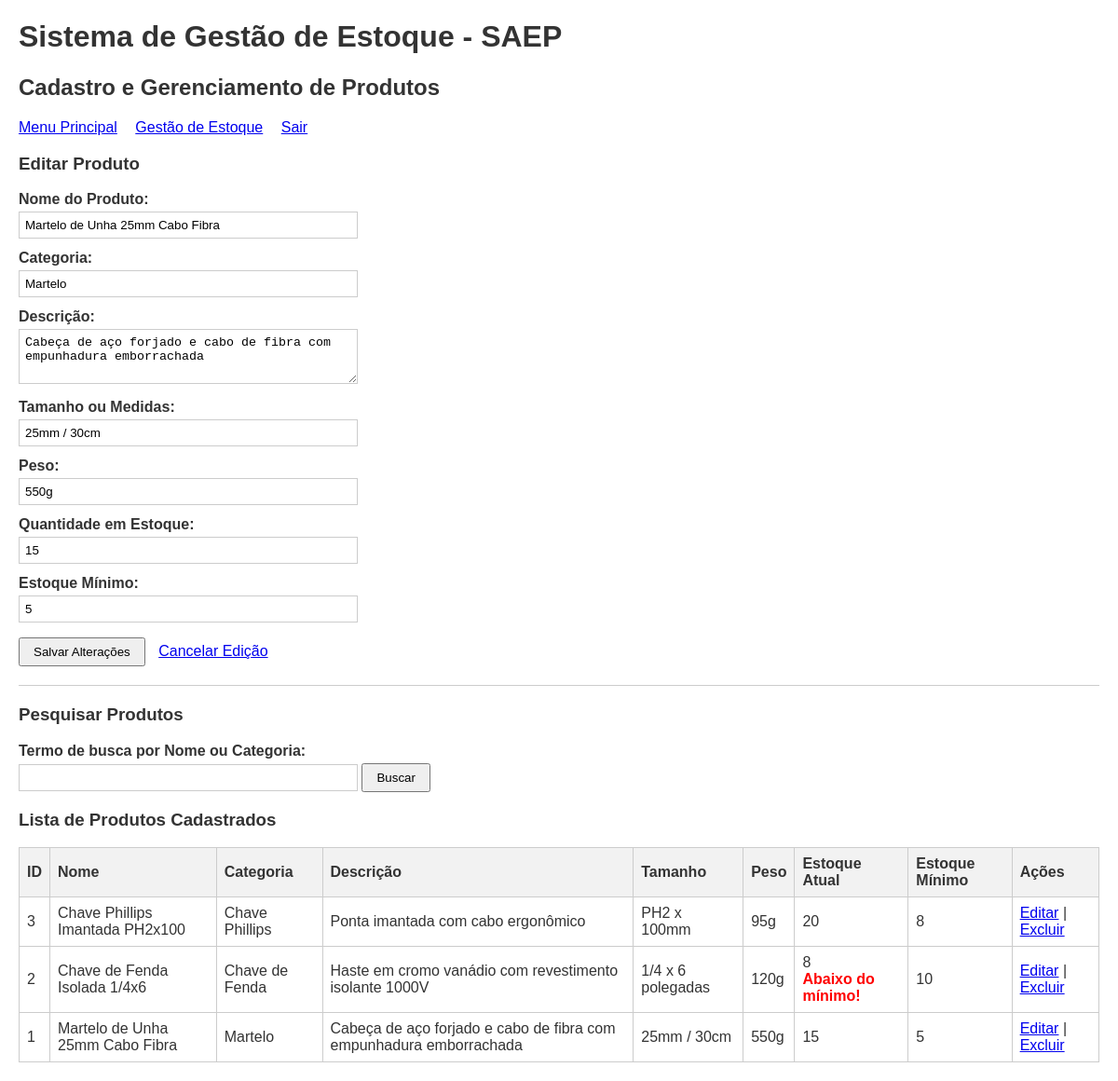
/app/produtos.php?editar_id=1 (signed in), run on the app's committed database.
### tables this page shows
CREATE TABLE produtos (
    id INT AUTO_INCREMENT PRIMARY KEY,
    codigo VARCHAR(50) NOT NULL UNIQUE,
    nome VARCHAR(100) NOT NULL,
    categoria VARCHAR(50) NOT NULL,
    descricao TEXT,
    tamanho VARCHAR(50),
    peso VARCHAR(50),
    quantidade_estoque INT NOT NULL DEFAULT 0,
    estoque_minimo INT NOT NULL DEFAULT 5
);

### app/produtos.php (the view, shortened to what this page needs)
<?php
require_once 'conexao.php';
$produto_edicao = null;
if (isset($_GET['editar_id'])) {
    $id_editar = (int)$_GET['editar_id'];
    $stmt = $pdo->prepare("SELECT * FROM produtos WHERE id = :id LIMIT 1");
    $stmt->execute([':id' => $id_editar]);
    $produto_edicao = $stmt->fetch();
}
$termo_busca = trim($_GET['busca'] ?? '');
if (!empty($termo_busca)) {
    $sql_listagem = "SELECT * FROM produtos WHERE nome LIKE :termo OR categoria LIKE :termo ORDER BY id DESC";
    $stmt_lista = $pdo->prepare($sql_listagem);
    $stmt_lista->execute([':termo' => "%$termo_busca%"]);
} else {
    $sql_listagem = "SELECT * FROM produtos ORDER BY id DESC";
    $stmt_lista = $pdo->query($sql_listagem);
}
$produtos = $stmt_lista->fetchAll();
?>
<!DOCTYPE html>
<html lang="pt-BR">
<head>
    <link rel="stylesheet" href="style.css">
</head>
<body>
<div class="container">
    <h1>Sistema de Gestão de Estoque - SAEP</h1>
    <h2>Cadastro e Gerenciamento de Produtos</h2>
    <div class="nav-links">
        <a href="index.php">Menu Principal</a>
        <a href="estoque.php">Gestão de Estoque</a>
        <a href="logout.php">Sair</a>
    </div>
    <h3><?php echo $produto_edicao ? 'Editar Produto' : 'Cadastrar Novo Produto'; ?></h3>
    <form method="POST" action="produtos.php" onsubmit="return validarFormularioProduto(this);">
        <div class="form-group">
            <label for="nome">Nome do Produto:</label>
            <input type="text" id="nome" name="nome" value="<?php echo htmlspecialchars($produto_edicao['nome'] ?? $_POST['nome'] ?? ''); ?>">
        </div>
        <div class="form-group">
            <label for="categoria">Categoria:</label>
            <input type="text" id="categoria" name="categoria" value="<?php echo htmlspecialchars($produto_edicao['categoria'] ?? $_POST['categoria'] ?? ''); ?>" placeholder="Exemplo: Martelo, Chave de Fenda">
        </div>
        <div class="form-group">
            <label for="descricao">Descrição:</label>
            <textarea id="descricao" name="descricao" rows="3"><?php echo htmlspecialchars($produto_edicao['descricao'] ?? $_POST['descricao'] ?? ''); ?></textarea>
        </div>
        <div class="form-group">
            <label for="tamanho">Tamanho ou Medidas:</label>
            <input type="text" id="tamanho" name="tamanho" value="<?php echo htmlspecialchars($produto_edicao['tamanho'] ?? $_POST['tamanho'] ?? ''); ?>" placeholder="Exemplo: 25mm ou 30cm">
        </div>
        <div class="form-group">
            <label for="peso">Peso:</label>
            <input type="text" id="peso" name="peso" value="<?php echo htmlspecialchars($produto_edicao['peso'] ?? $_POST['peso'] ?? ''); ?>" placeholder="Exemplo: 500g">
        </div>
        <div class="form-group">
            <label for="quantidade_estoque">Quantidade em Estoque:</label>
            <input type="number" id="quantidade_estoque" name="quantidade_estoque" min="0" value="<?php echo htmlspecialchars($produto_edicao['quantidade_estoque'] ?? $_POST['quantidade_estoque'] ?? '0'); ?>">
        </div>
        <div class="form-group">
            <label for="estoque_minimo">Estoque Mínimo:</label>
            <input type="number" id="estoque_minimo" name="estoque_minimo" min="0" value="<?php echo htmlspecialchars($produto_edicao['estoque_minimo'] ?? $_POST['estoque_minimo'] ?? '5'); ?>">
        </div>
        <p>
            <button type="submit"><?php echo $produto_edicao ? 'Salvar Alterações' : 'Cadastrar Produto'; ?></button>
            <?php if ($produto_edicao): ?>
                <a href="produtos.php" class="btn-secondary">Cancelar Edição</a>
            <?php endif; ?>
        </p>
    </form>
    <hr>
    <h3>Pesquisar Produtos</h3>
    <form method="GET" action="produtos.php">
        <div class="form-group">
            <label for="busca">Termo de busca por Nome ou Categoria:</label>
            <input type="text" id="busca" name="busca" value="<?php echo htmlspecialchars($termo_busca); ?>" style="display:inline-block; vertical-align:middle;">
            <button type="submit" style="vertical-align:middle;">Buscar</button>
        </div>
    </form>
    <h3>Lista de Produtos Cadastrados</h3>
    <table>
        <thead>
            <tr>
                <th>ID</th>
                <th>Nome</th>
                <th>Categoria</th>
                <th>Descrição</th>
                <th>Tamanho</th>
                <th>Peso</th>
                <th>Estoque Atual</th>
                <th>Estoque Mínimo</th>
                <th>Ações</th>
            </tr>
        </thead>
        <tbody>
            <?php if (empty($produtos)): ?>
                <tr>
                    <td colspan="9">Nenhum produto encontrado.</td>
                </tr>
            <?php else: ?>
                <?php foreach ($produtos as $p): ?>
                    <tr>
                        <td><?php echo htmlspecialchars($p['id']); ?></td>
                        <td><?php echo htmlspecialchars($p['nome']); ?></td>
                        <td><?php echo htmlspecialchars($p['categoria']); ?></td>
                        <td><?php echo htmlspecialchars($p['descricao']); ?></td>
                        <td><?php echo htmlspecialchars($p['tamanho']); ?></td>
                        <td><?php echo htmlspecialchars($p['peso']); ?></td>
                        <td>
                            <?php echo htmlspecialchars($p['quantidade_estoque']); ?>
                            <?php if ($p['quantidade_estoque'] < $p['estoque_minimo']): ?>
                                <br><span class="alerta-minimo">Abaixo do mínimo!</span>
                            <?php endif; ?>
                        </td>
                        <td><?php echo htmlspecialchars($p['estoque_minimo']); ?></td>
                        <td>
                            <a href="produtos.php?editar_id=<?php echo $p['id']; ?>">Editar</a> |
                            <a href="produtos.php?excluir_id=<?php echo $p['id']; ?>" onclick="return confirmarExclusao('<?php echo addslashes($p['nome']); ?>');">Excluir</a>
                        </td>
                    </tr>
                <?php endforeach; ?>
            <?php endif; ?>
        </tbody>
    </table>
</div>
</body>
</html>

### app/style.css (style rules this page uses)
body { font-family: Arial, sans-serif; margin: 20px; color: #333; }
.nav-links { margin: 15px 0; }
.nav-links a { margin-right: 15px; }
hr { margin: 20px 0; border: 0; border-top: 1px solid #ccc; }
.form-group { margin-bottom: 12px; }
label { display: block; margin-bottom: 4px; font-weight: bold; }
input[type="text"], input[type="email"], input[type="password"], input[type="number"], input[type="date"], select, textarea { padding: 6px; width: 350px; max-width: 100%; border: 1px solid #ccc; }
button, input[type="submit"] { padding: 6px 14px; cursor: pointer; }
.btn-secondary { margin-left: 10px; }
table { border-collapse: collapse; width: 100%; margin: 15px 0; }
table, th, td { border: 1px solid #ccc; }
th, td { padding: 8px; text-align: left; }
th { background-color: #f2f2f2; }
.alerta-minimo { color: red; font-weight: bold; }

### data on the page
produtos: nome "Martelo de Unha 25mm Cabo Fibra", categoria "Martelo", descricao "Cabeça de aço forjado e cabo de fibra com empunhadura emborrachada", tamanho "25mm / 30cm", peso "550g", quantidade_estoque "15", estoque_minimo "5", id "1"
produtos: id "3", nome "Chave Phillips Imantada PH2x100", categoria "Chave Phillips", descricao "Ponta imantada com cabo ergonômico", tamanho "PH2 x 100mm", peso "95g", quantidade_estoque "20", estoque_minimo "8"
produtos: id "2", nome "Chave de Fenda Isolada 1/4x6", categoria "Chave de Fenda", descricao "Haste em cromo vanádio com revestimento isolante 1000V", tamanho "1/4 x 6 polegadas", peso "120g", quantidade_estoque "8", shows "Abaixo do mínimo!", estoque_minimo "10"
